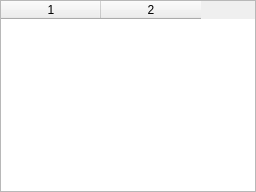
<?xml version="1.0" encoding="UTF-8"?>
<ui version="4.0">
 <class>InfoViewUi</class>
 <widget class="QWidget" name="InfoViewUi">
  <layout class="QVBoxLayout" name="verticalLayout">
   <property name="leftMargin"><number>0</number></property>
   <property name="topMargin"><number>0</number></property>
   <property name="rightMargin"><number>0</number></property>
   <property name="bottomMargin"><number>0</number></property>
   <item>
    <widget class="QTableWidget" name="table">
     <property name="columnCount"><number>2</number></property>
    </widget>
   </item>
  </layout>
 </widget>
 <resources/>
 <connections/>
</ui>
